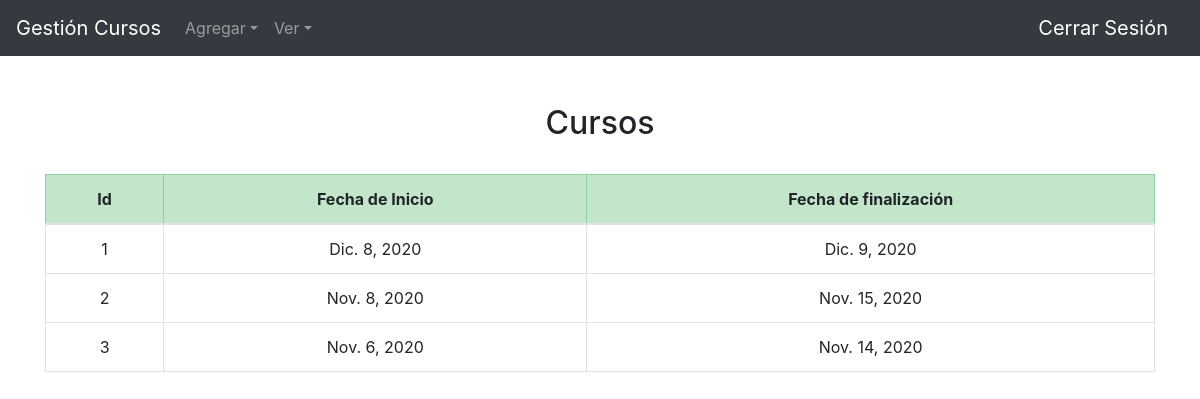
Page /gestion/curso/ on the committed database.
### gestion/models.py (models this page shows, shortened)
class Curso(models.Model):
    fecha_inicio = models.DateField(auto_now_add=False, auto_now=False)
    fecha_finalizacion = models.DateField(auto_now_add=False, auto_now=False)
    contenido = models.TextField(blank=True)
    descripcion = models.TextField(blank=True)

### gestion/views.py (the view)
# urls.py: path('curso/', views.ver_cursos, name='ver_cursos'),
def ver_cursos(request):
    if len(Curso.objects.all()) > 0:
        data = Curso.objects.all()
    else:
        data = None
    return render(request, 'gestion/ver_curso.html',{
        'data': data,
        })

### gestion/templates/gestion/ver_curso.html (shortened to what this page needs)
{% extends "gestion/new_layout.html" %}
{% block body %}
<br>
{% if data %}
    <h2><center>Cursos</center></h2>
    <br>
    <div class="table-responsive">
        <table class="table table-hover table-bordered">
            <thead>
                <tr class="table-success">
                    <th scope="col"><center>Id</center></th>
                    <th scope="col"><center>Fecha de Inicio</center></th>
                    <th scope="col"><center>Fecha de finalización</center></th>
                </tr>
            </thead>
            <tbody>
            {% for curso in data %}
                <tr>
                    <td><center>{{curso.id}}</center></td>
                    <td><center>{{curso.fecha_inicio}}</center></td>
                    <td><center>{{curso.fecha_finalizacion}}</center></td>
                </tr>
            {% endfor %}
            </tbody>
        </table>
    </div>
{% else %}
    <h2><center>No hay Cursos registrados</center></h2>
    <br>
{% endif %}
{% endblock %}

### rows in the picture
Curso: id "1", fecha_inicio "Dic. 8, 2020", fecha_finalizacion "Dic. 9, 2020"
Curso: id "2", fecha_inicio "Nov. 8, 2020", fecha_finalizacion "Nov. 15, 2020"
Curso: id "3", fecha_inicio "Nov. 6, 2020", fecha_finalizacion "Nov. 14, 2020"
